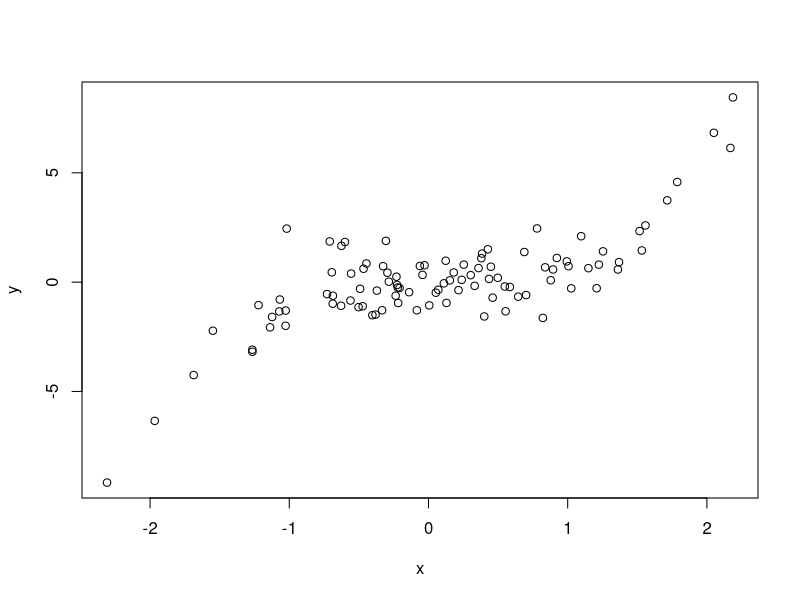
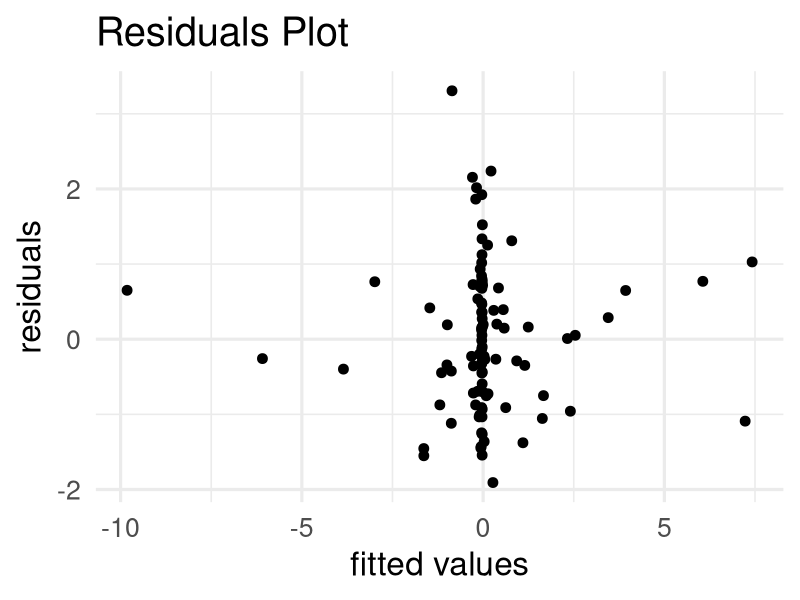

These charts were generated, in order, by the following R code:
library(tidyverse)
set.seed(123)

x <- rnorm(100, 0, 1)
y <- 0.75 * x^3 + rnorm(100, 0, 1)

plot(x, y)

lin_mod2 <- lm(y ~ poly(x, 3))

data.frame(x = fitted(lin_mod2), y = resid(lin_mod2)) %>%
  ggplot(aes(x = x, y = y)) +
  geom_point(size = 3) +
  theme_minimal(base_size = 24) +
  xlab("fitted values") + ylab("residuals") +
  ggtitle("Residuals Plot")